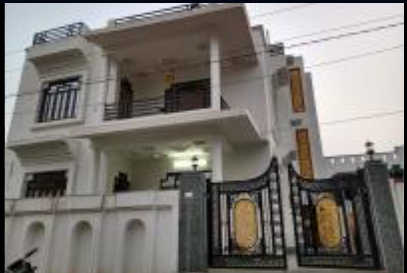
#> input picture 3rd Image Recognition/IMAGES/1.png, 407 x 273 px; its folder holds only this picture in this run
$ jupyter execute --allow-errors 05_Preprocessing.ipynb
#> lines starting #> are read from the running program, lines starting #| are printed output that depends on the picture
[cell 1]
import pandas as pd
from sklearn.preprocessing import LabelEncoder, MultiLabelBinarizer
import os

# CONFIGURATION & EXPLICIT MAPPINGS
INPUT_CSV = "ML_Training_Dataset_Cleaned.xlsx"
OUTPUT_CSV = "Master_Processed_Features.xlsx"

NOMINAL_COLS = ['Image_Context']

ORDINAL_COLS = [
    'Housing_Category', 'Ext_Stories', 'Ext_Roof_Type',
    'Ext_Wall_Type', 'Ext_Structural_Condition',
    'Int_Floor_Material', 'Int_Wall_Finish'
]

REGRESSION_COLS = ['Overall_Structural_Score']

ORDINAL_MAPS = {
    'Housing_Category': {'Kutcha': 0, 'Semi-Pucca': 1, 'Pucca': 2, 'Premium': 3},
    'Ext_Stories': {'One Storied': 0, 'Two Storied': 1, 'Three Storied': 2, 'Four Storied': 3, 'Five Storied': 4, 'Six Storied': 5, 'Seven Storied': 6, 'Eight Storied': 7, 'Nine Storied': 8, 'Ten Storied': 9},
    'Ext_Roof_Type': {'Thatch/Tarpaulin': 0, 'Corrugated Tin/Metal': 1, 'Khaprail': 2, 'Asbestos': 3, 'Concrete': 4},
    'Ext_Wall_Type': {'Mud/Makeshift': 0, 'Exposed Brick': 1, 'Finished Concrete/Plaster': 2},
    'Ext_Structural_Condition': {'Dilapidated': 0, 'Poor': 1, 'Average': 2, 'Excellent': 3},
    'Int_Floor_Material': {'Mud/Earth': 0, 'Cement/Concrete': 1, 'Tiles/Marble': 2},
    'Int_Wall_Finish': {'Mud': 0, 'Bare_Brick': 1, 'Raw_Plaster': 2, 'Painted': 3, 'Tiles': 4}
}

# LOADING AND CLEANING
print(f"Loading cleaned dataset: {INPUT_CSV}...")
#> (the rest of this cell did not finish here and is left out)

[cell 2]
import os
from PIL import Image, ImageOps

# Configuration
INPUT_DIR = "./IMAGES/"
OUTPUT_DIR = "./IMAGES_PADDED/"
TARGET_SIZE = (600, 600)
PADDING_COLOR = (0, 0, 0) # Black padding

# Creating the output directory if it doesn't exist
if not os.path.exists(OUTPUT_DIR):
    os.makedirs(OUTPUT_DIR)

print(f"Scanning directory: {INPUT_DIR}")
valid_extensions = ('.jpg', '.jpeg', '.png')
all_files = [f for f in os.listdir(INPUT_DIR) if f.lower().endswith(valid_extensions)]

print(f"Found {len(all_files)} images. Starting letterboxing process...\n")

for index, filename in enumerate(all_files):
    input_path = os.path.join(INPUT_DIR, filename)
    output_path = os.path.join(OUTPUT_DIR, filename)

    try:
        # Loading the original image
        img = Image.open(input_path).convert('RGB')

        # Applying the letterbox padding
        padded_img = ImageOps.pad(img, TARGET_SIZE, color=PADDING_COLOR)
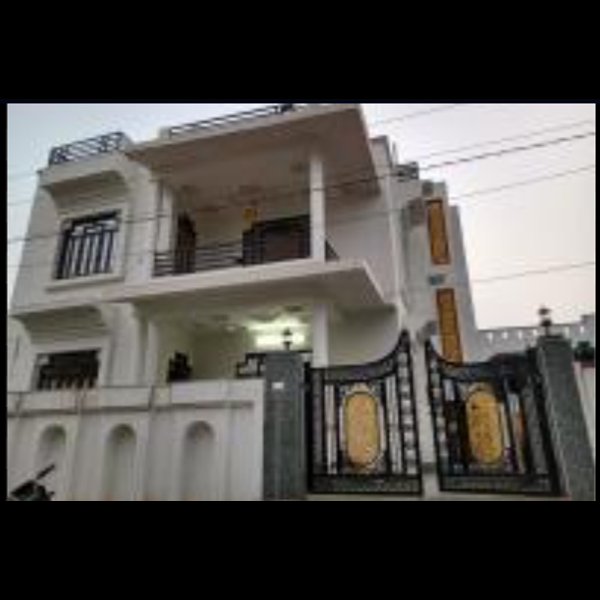
#> padded_img: PIL image 600x600 RGB; mean R, G, B 82.4, 79.7, 76.6

        # Saving to the new folder
        padded_img.save(output_path)

        # Reduced print frequency for a cleaner console
        if (index + 1) % 50 == 0:
            print(f"[{index + 1}/{len(all_files)}] Processed...")

    except Exception as e:
        print(f"Error processing {filename}: {e}")

print("\n--- Letterboxing Complete! ---")
print(f"All ML-ready images are saved in: {OUTPUT_DIR}")


$ run again, on 3rd Image Recognition/IMAGES/13.png
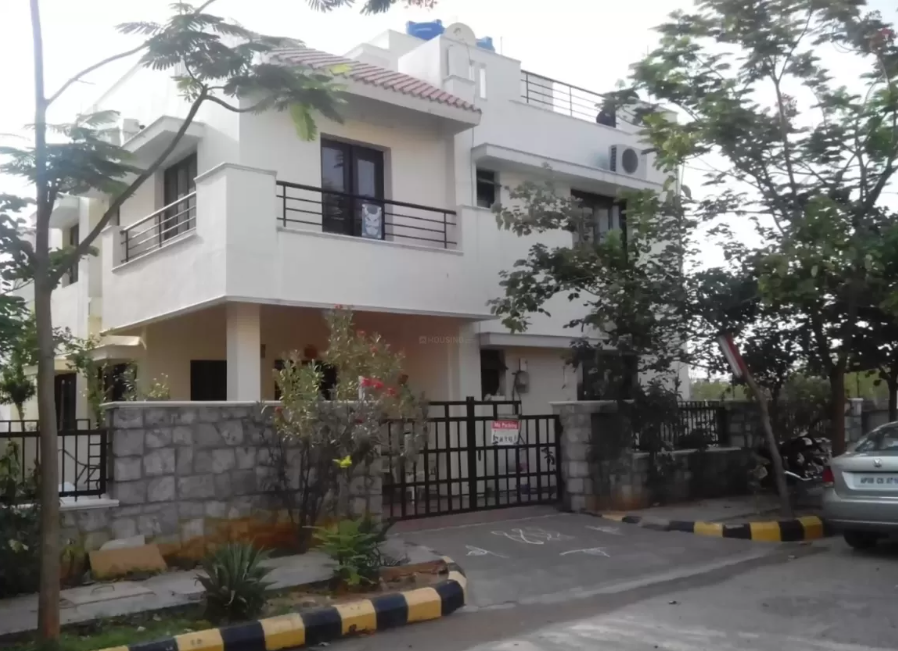
#> input picture 3rd Image Recognition/IMAGES/13.png, 898 x 651 px
#> `padded_img = ImageOps.pad(img, TARGET_SIZE, color=PADDING_COLOR)`:
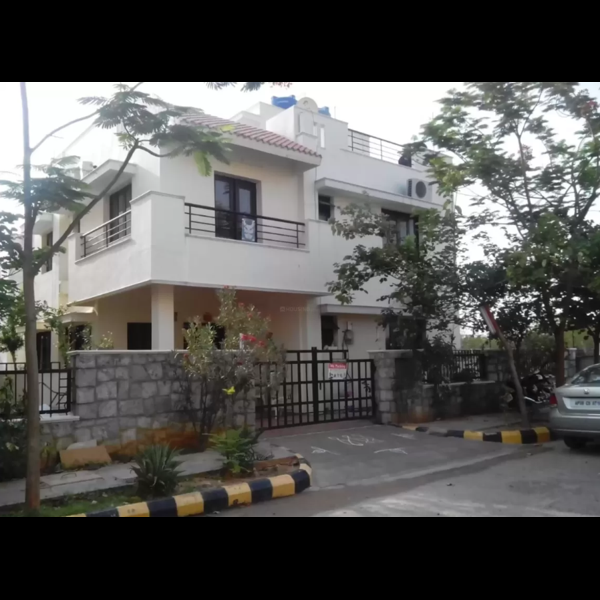
#> padded_img: PIL image 600x600 RGB; mean R, G, B 86.4, 85.6, 83.8

$ run again, on 3rd Image Recognition/IMAGES/15.png
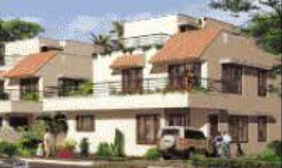
#> input picture 3rd Image Recognition/IMAGES/15.png, 282 x 168 px
#> `padded_img = ImageOps.pad(img, TARGET_SIZE, color=PADDING_COLOR)`:
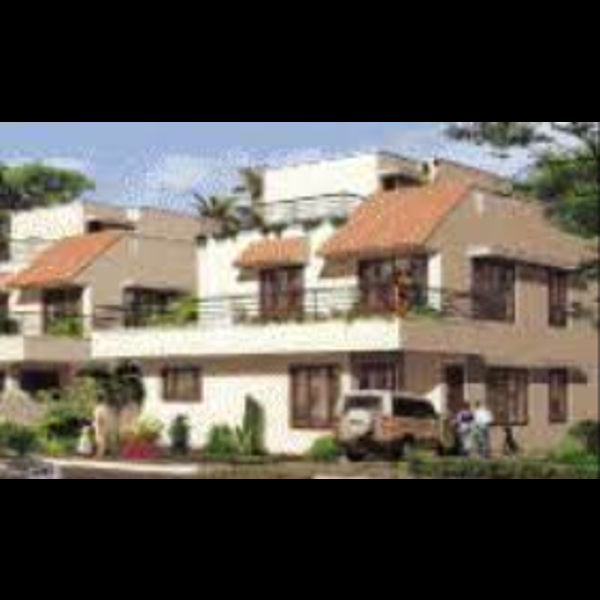
#> padded_img: PIL image 600x600 RGB; mean R, G, B 89, 83.2, 74.8

$ run again, on 3rd Image Recognition/IMAGES/16.png
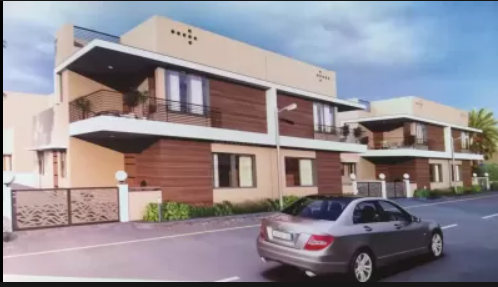
#> input picture 3rd Image Recognition/IMAGES/16.png, 498 x 287 px
#> `padded_img = ImageOps.pad(img, TARGET_SIZE, color=PADDING_COLOR)`:
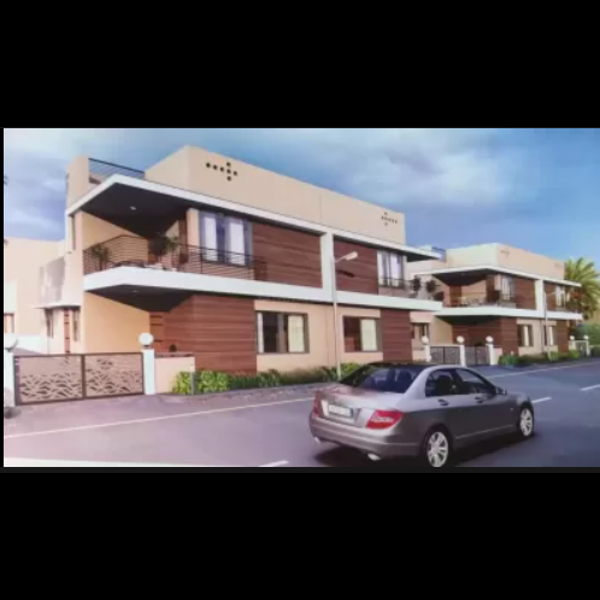
#> padded_img: PIL image 600x600 RGB; mean R, G, B 84.2, 80.8, 84.9

$ run again, on 3rd Image Recognition/IMAGES/10.png
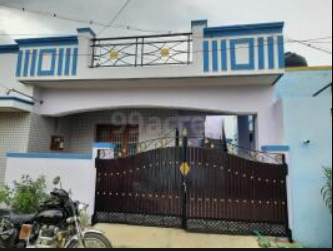
#> input picture 3rd Image Recognition/IMAGES/10.png, 333 x 251 px
#> `padded_img = ImageOps.pad(img, TARGET_SIZE, color=PADDING_COLOR)`:
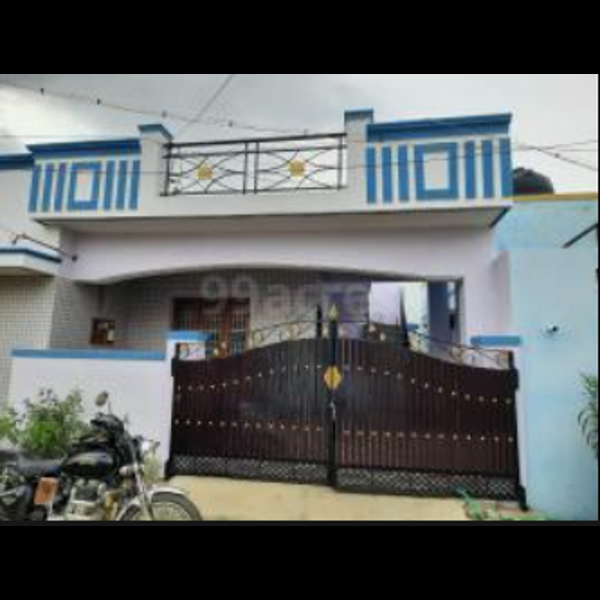
#> padded_img: PIL image 600x600 RGB; mean R, G, B 93.2, 97.2, 97.3
